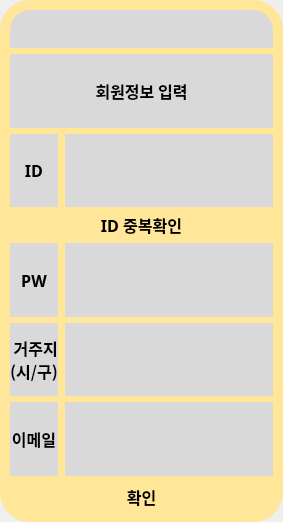
<?xml version="1.0" encoding="UTF-8"?>
<ui version="4.0">
 <class>mainFrame</class>
 <widget class="QWidget" name="mainFrame">
  <property name="geometry">
   <rect>
    <x>0</x>
    <y>0</y>
    <width>283</width>
    <height>522</height>
   </rect>
  </property>
  <property name="minimumSize">
   <size>
    <width>250</width>
    <height>500</height>
   </size>
  </property>
  <property name="baseSize">
   <size>
    <width>0</width>
    <height>0</height>
   </size>
  </property>
  <property name="windowTitle">
   <string>Form</string>
  </property>
  <property name="styleSheet">
   <string notr="true"/>
  </property>
  <layout class="QVBoxLayout" name="verticalLayout">
   <property name="spacing">
    <number>0</number>
   </property>
   <property name="leftMargin">
    <number>0</number>
   </property>
   <property name="topMargin">
    <number>0</number>
   </property>
   <property name="rightMargin">
    <number>0</number>
   </property>
   <property name="bottomMargin">
    <number>0</number>
   </property>
   <item>
    <widget class="QFrame" name="main">
     <property name="sizePolicy">
      <sizepolicy hsizetype="Preferred" vsizetype="Preferred">
       <horstretch>0</horstretch>
       <verstretch>0</verstretch>
      </sizepolicy>
     </property>
     <property name="minimumSize">
      <size>
       <width>250</width>
       <height>500</height>
      </size>
     </property>
     <property name="baseSize">
      <size>
       <width>0</width>
       <height>0</height>
      </size>
     </property>
     <property name="font">
      <font>
       <family>나눔고딕</family>
       <pointsize>12</pointsize>
       <weight>75</weight>
       <bold>true</bold>
      </font>
     </property>
     <property name="styleSheet">
      <string notr="true">background-color: rgb(255, 230, 153);
border-radius: 30px;</string>
     </property>
     <property name="frameShape">
      <enum>QFrame::StyledPanel</enum>
     </property>
     <property name="frameShadow">
      <enum>QFrame::Raised</enum>
     </property>
     <layout class="QGridLayout" name="gridLayout">
      <property name="leftMargin">
       <number>10</number>
      </property>
      <property name="topMargin">
       <number>10</number>
      </property>
      <property name="rightMargin">
       <number>10</number>
      </property>
      <property name="bottomMargin">
       <number>10</number>
      </property>
      <property name="horizontalSpacing">
       <number>7</number>
      </property>
      <item row="0" column="0" colspan="2">
       <widget class="QFrame" name="titleFrame">
        <property name="sizePolicy">
         <sizepolicy hsizetype="Preferred" vsizetype="Fixed">
          <horstretch>0</horstretch>
          <verstretch>0</verstretch>
         </sizepolicy>
        </property>
        <property name="styleSheet">
         <string notr="true">background-color: rgb(217, 217, 217);
border-bottom-right-radius: 0px;
border-bottom-left-radius: 0px;
border-top-right-radius: 20px;
border-top-left-radius: 20px;</string>
        </property>
        <property name="frameShape">
         <enum>QFrame::StyledPanel</enum>
        </property>
        <property name="frameShadow">
         <enum>QFrame::Raised</enum>
        </property>
        <layout class="QHBoxLayout" name="horizontalLayout_2">
         <item>
          <spacer name="sideSpacer">
           <property name="orientation">
            <enum>Qt::Horizontal</enum>
           </property>
           <property name="sizeType">
            <enum>QSizePolicy::Preferred</enum>
           </property>
           <property name="sizeHint" stdset="0">
            <size>
             <width>99999</width>
             <height>20</height>
            </size>
           </property>
          </spacer>
         </item>
         <item>
          <widget class="QPushButton" name="close">
           <property name="sizePolicy">
            <sizepolicy hsizetype="Preferred" vsizetype="Fixed">
             <horstretch>0</horstretch>
             <verstretch>0</verstretch>
            </sizepolicy>
           </property>
           <property name="minimumSize">
            <size>
             <width>20</width>
             <height>20</height>
            </size>
           </property>
           <property name="maximumSize">
            <size>
             <width>20</width>
             <height>20</height>
            </size>
           </property>
           <property name="styleSheet">
            <string notr="true">border-image: url(:/source/close.PNG)</string>
           </property>
           <property name="text">
            <string/>
           </property>
           <property name="icon">
            <iconset resource="../source/window.qrc">
             <normaloff>:/source/close.PNG</normaloff>:/source/close.PNG</iconset>
           </property>
          </widget>
         </item>
        </layout>
       </widget>
      </item>
      <item row="6" column="1">
       <widget class="QLineEdit" name="locationInput">
        <property name="sizePolicy">
         <sizepolicy hsizetype="Expanding" vsizetype="Preferred">
          <horstretch>0</horstretch>
          <verstretch>0</verstretch>
         </sizepolicy>
        </property>
        <property name="font">
         <font>
          <family>나눔고딕</family>
          <pointsize>12</pointsize>
          <weight>75</weight>
          <bold>true</bold>
         </font>
        </property>
        <property name="styleSheet">
         <string notr="true">background-color: rgb(217, 217, 217);
border-radius: 0px;</string>
        </property>
        <property name="text">
         <string/>
        </property>
        <property name="alignment">
         <set>Qt::AlignCenter</set>
        </property>
       </widget>
      </item>
      <item row="3" column="0" colspan="2">
       <widget class="QPushButton" name="idCheck">
        <property name="font">
         <font>
          <family>나눔고딕</family>
          <pointsize>12</pointsize>
          <weight>75</weight>
          <bold>true</bold>
         </font>
        </property>
        <property name="styleSheet">
         <string notr="true">QPushButton{
background-color: rgb(255, 230, 153);
border-radius: 0px;
}
QPushButton:hover{
background-color: rgb(197, 197, 197);
border-radius: 0px;
}</string>
        </property>
        <property name="text">
         <string>ID 중복확인</string>
        </property>
       </widget>
      </item>
      <item row="8" column="1">
       <widget class="QLineEdit" name="emailInput">
        <property name="sizePolicy">
         <sizepolicy hsizetype="Expanding" vsizetype="Preferred">
          <horstretch>0</horstretch>
          <verstretch>0</verstretch>
         </sizepolicy>
        </property>
        <property name="font">
         <font>
          <family>나눔고딕</family>
          <pointsize>12</pointsize>
          <weight>75</weight>
          <bold>true</bold>
         </font>
        </property>
        <property name="styleSheet">
         <string notr="true">background-color: rgb(217, 217, 217);
border-radius: 0px;</string>
        </property>
        <property name="text">
         <string/>
        </property>
        <property name="alignment">
         <set>Qt::AlignCenter</set>
        </property>
       </widget>
      </item>
      <item row="2" column="1">
       <widget class="QLineEdit" name="idInput">
        <property name="sizePolicy">
         <sizepolicy hsizetype="Expanding" vsizetype="Preferred">
          <horstretch>0</horstretch>
          <verstretch>0</verstretch>
         </sizepolicy>
        </property>
        <property name="font">
         <font>
          <family>나눔고딕</family>
          <pointsize>12</pointsize>
          <weight>75</weight>
          <bold>true</bold>
         </font>
        </property>
        <property name="styleSheet">
         <string notr="true">background-color: rgb(217, 217, 217);
border-radius: 0px;</string>
        </property>
        <property name="text">
         <string/>
        </property>
        <property name="alignment">
         <set>Qt::AlignCenter</set>
        </property>
       </widget>
      </item>
      <item row="9" column="0" colspan="2">
       <widget class="QPushButton" name="confirm">
        <property name="minimumSize">
         <size>
          <width>0</width>
          <height>30</height>
         </size>
        </property>
        <property name="maximumSize">
         <size>
          <width>16777215</width>
          <height>30</height>
         </size>
        </property>
        <property name="font">
         <font>
          <family>나눔고딕</family>
          <pointsize>12</pointsize>
          <weight>75</weight>
          <bold>true</bold>
         </font>
        </property>
        <property name="styleSheet">
         <string notr="true">QPushButton{
background-color: rgb(255, 230, 153);
border-radius: 15px;
}
QPushButton:hover{
background-color: rgb(197, 197, 197);
border-radius: 15px;
}</string>
        </property>
        <property name="text">
         <string>확인</string>
        </property>
       </widget>
      </item>
      <item row="8" column="0">
       <widget class="QLabel" name="email">
        <property name="font">
         <font>
          <family>나눔고딕</family>
          <pointsize>12</pointsize>
          <weight>75</weight>
          <bold>true</bold>
         </font>
        </property>
        <property name="styleSheet">
         <string notr="true">background-color: rgb(217, 217, 217);
border-radius: 0px;</string>
        </property>
        <property name="text">
         <string>이메일</string>
        </property>
        <property name="alignment">
         <set>Qt::AlignCenter</set>
        </property>
       </widget>
      </item>
      <item row="4" column="0">
       <widget class="QLabel" name="password">
        <property name="font">
         <font>
          <family>나눔고딕</family>
          <pointsize>12</pointsize>
          <weight>75</weight>
          <bold>true</bold>
         </font>
        </property>
        <property name="styleSheet">
         <string notr="true">background-color: rgb(217, 217, 217);
border-radius: 0px;</string>
        </property>
        <property name="text">
         <string>PW</string>
        </property>
        <property name="alignment">
         <set>Qt::AlignCenter</set>
        </property>
       </widget>
      </item>
      <item row="1" column="0" colspan="2">
       <widget class="QLabel" name="userDataTitle">
        <property name="sizePolicy">
         <sizepolicy hsizetype="Preferred" vsizetype="Preferred">
          <horstretch>0</horstretch>
          <verstretch>0</verstretch>
         </sizepolicy>
        </property>
        <property name="minimumSize">
         <size>
          <width>0</width>
          <height>40</height>
         </size>
        </property>
        <property name="font">
         <font>
          <family>나눔고딕</family>
          <pointsize>12</pointsize>
          <weight>75</weight>
          <bold>true</bold>
         </font>
        </property>
        <property name="styleSheet">
         <string notr="true">background-color: rgb(217, 217, 217);
border-radius: 0px;</string>
        </property>
        <property name="text">
         <string>회원정보 입력</string>
        </property>
        <property name="alignment">
         <set>Qt::AlignCenter</set>
        </property>
       </widget>
      </item>
      <item row="6" column="0">
       <widget class="QLabel" name="location">
        <property name="font">
         <font>
          <family>나눔고딕</family>
          <pointsize>12</pointsize>
          <weight>75</weight>
          <bold>true</bold>
         </font>
        </property>
        <property name="styleSheet">
         <string notr="true">background-color: rgb(217, 217, 217);
border-radius: 0px;</string>
        </property>
        <property name="text">
         <string> 거주지
(시/구)</string>
        </property>
        <property name="alignment">
         <set>Qt::AlignCenter</set>
        </property>
       </widget>
      </item>
      <item row="2" column="0">
       <widget class="QLabel" name="id">
        <property name="font">
         <font>
          <family>나눔고딕</family>
          <pointsize>12</pointsize>
          <weight>75</weight>
          <bold>true</bold>
         </font>
        </property>
        <property name="styleSheet">
         <string notr="true">background-color: rgb(217, 217, 217);
border-radius: 0px;</string>
        </property>
        <property name="text">
         <string>ID</string>
        </property>
        <property name="alignment">
         <set>Qt::AlignCenter</set>
        </property>
       </widget>
      </item>
      <item row="4" column="1">
       <widget class="QLineEdit" name="passwordInput">
        <property name="sizePolicy">
         <sizepolicy hsizetype="Expanding" vsizetype="Preferred">
          <horstretch>0</horstretch>
          <verstretch>0</verstretch>
         </sizepolicy>
        </property>
        <property name="font">
         <font>
          <family>나눔고딕</family>
          <pointsize>12</pointsize>
          <weight>75</weight>
          <bold>true</bold>
         </font>
        </property>
        <property name="styleSheet">
         <string notr="true">background-color: rgb(217, 217, 217);
border-radius: 0px;</string>
        </property>
        <property name="text">
         <string/>
        </property>
        <property name="alignment">
         <set>Qt::AlignCenter</set>
        </property>
       </widget>
      </item>
     </layout>
    </widget>
   </item>
  </layout>
 </widget>
 <resources>
  <include location="../source/window.qrc"/>
 </resources>
 <connections/>
</ui>
